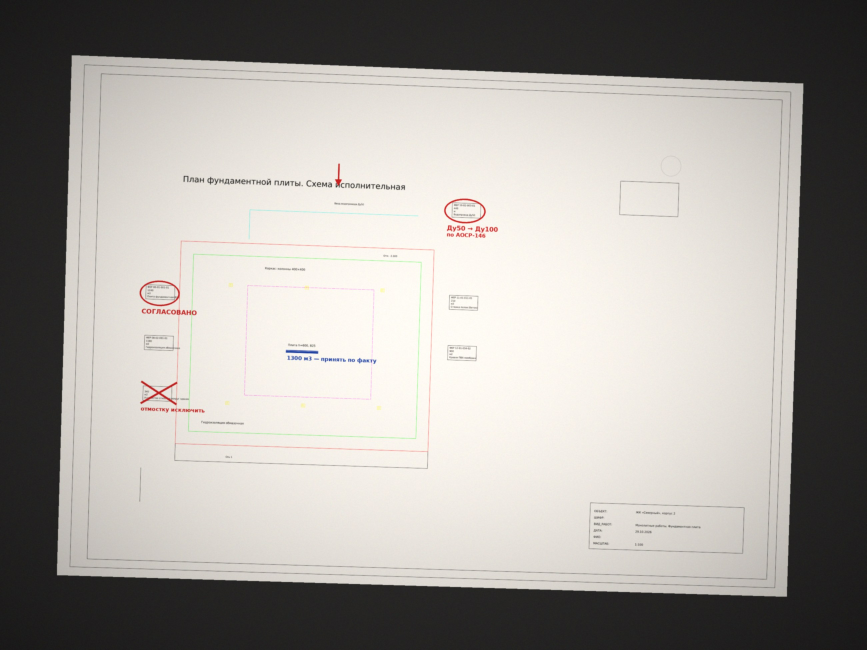
#> input picture drawings/redline_photo.jpg, 2600 x 1950 px (shown at 1/3 size)
$ python -i perspective.py   (imports and definitions only)
#> lines starting #> are read from the running program, lines starting #| are printed output that depends on the picture
# -*- coding: utf-8 -*-
"""Перспективная калибровка фото с телефона: 4 опорные точки → координаты чертежа.

Скан с планшета можно привязать к чертежу масштабом и сдвигом (см. `calibrate.py`).
Фото с телефона снято под углом: лист на нём — четырёхугольник, а не прямоугольник,
и линейная калибровка даёт ошибку в несколько сантиметров на краях листа. Поэтому
здесь считается проективное преобразование (гомография) по 4 точкам:

    пиксель фото (x, y)  ──H──▶  координаты чертежа (X, Y), мм

Дальше два пути, оба поддержаны модулем:

1. **Выпрямление** (`rectify`): фото пересчитывается в «фронтальный» растр листа
   (как будто снято сверху). После этого работает весь обычный конвейер — тайлы,
   модель, проверки, координаты. Это основной путь: модель видит ровный лист,
   а не наклонный.
2. **Прямой пересчёт bbox** (`to_model_bbox`): найденный на фото bbox переводится
   в модель по 4 углам (bbox четырёхугольника на фото → прямоугольник в модели).

Чего модуль не делает: не подменяет человека. Опорные точки ставит инженер (углы
рамки листа), и калибровка попадает в отчёт с остатком (rms) и предупреждениями
о качестве съёмки — блики, темнота, смаз.
"""
from dataclasses import dataclass, field
from pathlib import Path

import numpy as np

from .calibrate import Calibration, CalibrationError
from .imaging import load_rgb

MIN_ANCHORS = 4


class PerspectiveError(CalibrationError):
    """Опорные точки не годятся: мало точек, вырожденный четырёхугольник, сдвиг."""


# ── гомография ───────────────────────────────────────────────────────────
# [107 lines left out: functions homography_from_points, apply_homography, _quad_area, _is_convex, photo_quality, not called in this run]


# ── калибровка ───────────────────────────────────────────────────────────
@dataclass
class PhotoCalibration:
    """Фото ↔ чертёж: гомография по опорным точкам + параметры выпрямления."""

    matrix: list                    # 3×3, пиксели фото → координаты чертежа
    image_size: list                # [ширина, высота] фото в пикселях
    rect_size: list                 # [ширина, высота] выпрямленного растра
    rect_model: list                # [X0, Y0, X1, Y1] — что покрывает выпрямление
    anchors: list = field(default_factory=list)
    method: str = "perspective"
    confirmed: bool = True
    rms: float = 0.0                # остаток на опорных точках, ед. чертежа (мм)
    notes: list = field(default_factory=list)

    # ── построение ────────────────────────────────────────────────────────
    # [65 lines left out: functions from_anchors, from_dict, not called in this run]

    # ── свойства ──────────────────────────────────────────────────────────
    @property
    def H(self) -> np.ndarray:
        return np.asarray(self.matrix, dtype=float)

    @property
    def H_inv(self) -> np.ndarray:
        return np.linalg.inv(self.H)

    def to_model_point(self, px: float, py: float) -> list:
        x, y = apply_homography(self.H, [[px, py]])[0]
        return [round(float(x), 1), round(float(y), 1)]

    # [49 lines left out: functions to_model_bbox, to_photo_points, rectified_calibration, rectified_to_photo_matrix, as_dict, _px_per_mm_center, not called in this run]


def normalize_illumination(rgb: np.ndarray, radius: int = 31) -> np.ndarray:
    """Выровнять освещённость: поделить на размытый фон (виньетка, тени, лампа сбоку).

    Фото с телефона почти всегда темнее по краям и с градиентом света. Для распознавания
    это вредно: «серое» поле листа перестаёт отличаться от графики. Делим снимок на его
    сильно размытую копию — фон становится белым, линии и пометки сохраняют контраст.
    """
#> called with radius = 31
    from PIL import Image, ImageFilter
    img = Image.fromarray(rgb)
    k = radius * 2 + 1
    background = np.asarray(img.filter(ImageFilter.BoxBlur(radius)).resize(img.size))         if False else np.asarray(img.filter(ImageFilter.GaussianBlur(radius))).astype(np.float32)
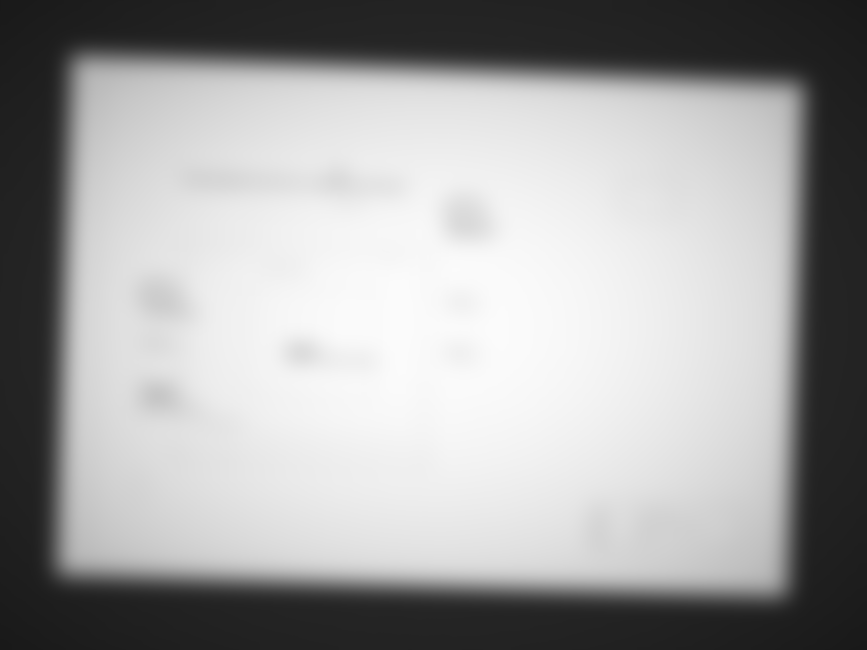
#> background: shape (1950, 2600) float32 (shown at 1/3 size); min 25, max 251, mean 162.7
    background = np.maximum(background, 12.0)
    out = rgb.astype(np.float32) / background * 245.0
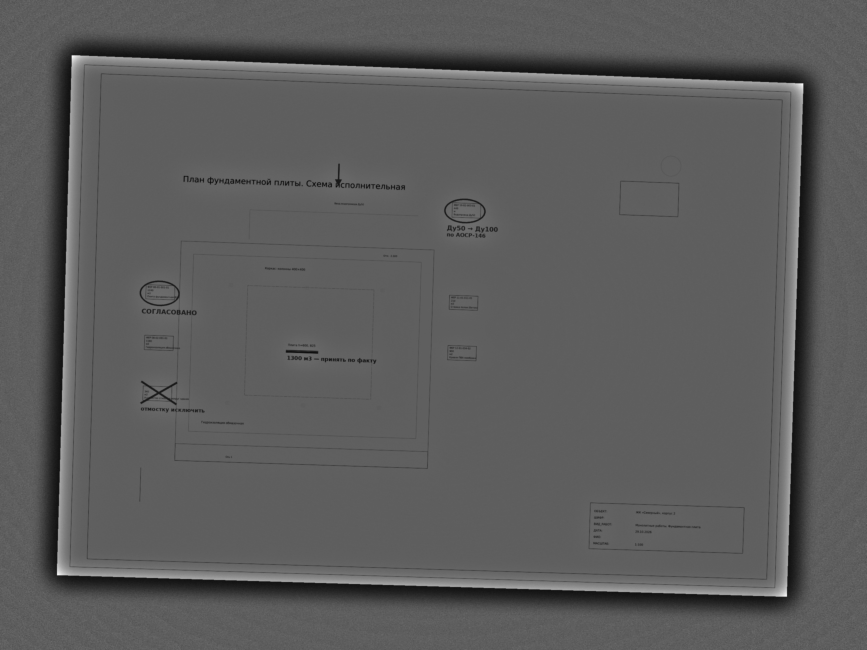
#> out: shape (1950, 2600) float32 (shown at 1/3 size); min 34.84, max 601.1, mean 240.3; drawn with min black and max white
    return np.clip(out, 0, 255).astype(np.uint8)
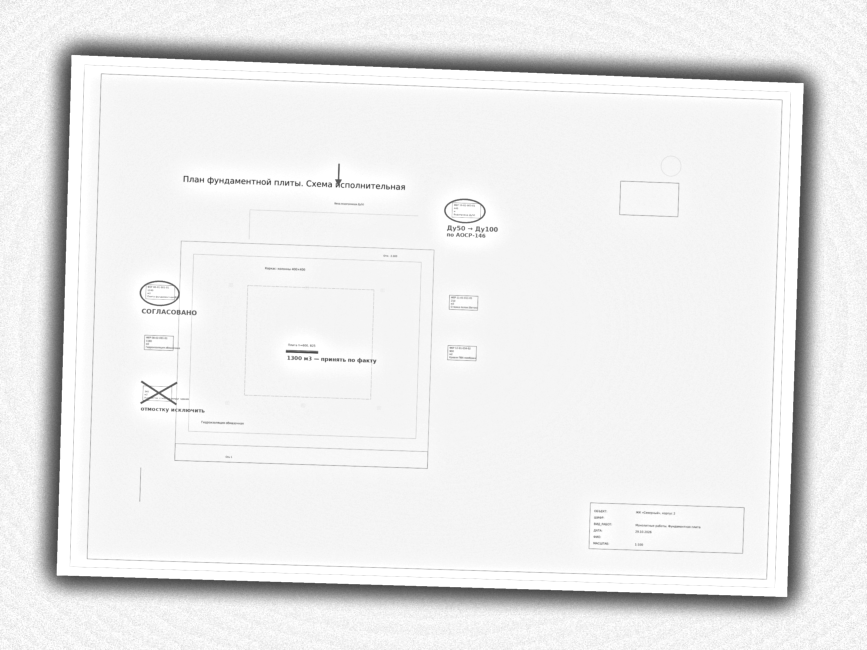
#> returned value: shape (1950, 2600) (shown at 1/3 size); min 34, max 255, mean 235.7


# ── выпрямление ──────────────────────────────────────────────────────────
# [53 lines left out: functions sample_bilinear, rectify, rectify_file, not called in this run]


__all__ = ["PhotoCalibration", "PerspectiveError", "homography_from_points",
           "apply_homography", "photo_quality", "rectify", "rectify_file",
           "normalize_illumination", "sample_bilinear"]

>>> import cv2
>>> picture = cv2.imread('../../../drawings/redline_photo.jpg', cv2.IMREAD_GRAYSCALE)
>>> result = normalize_illumination(picture)
